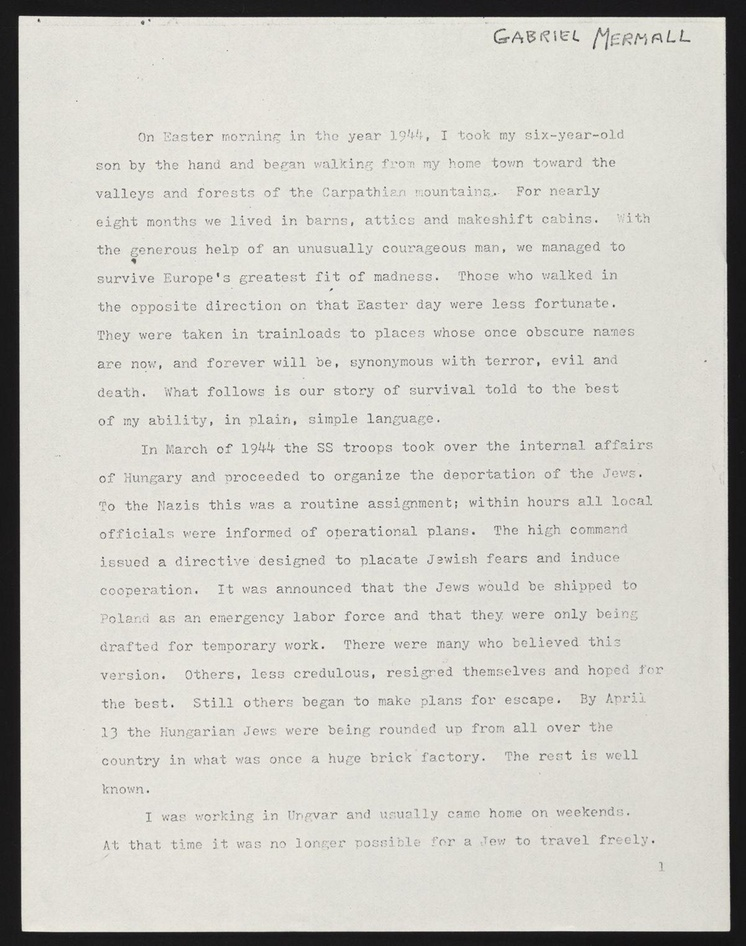
#> input picture ml/ocr_python/data/page_01.jpg, 746 x 946 px, shrunk from 1200 x 1522 before the run
$ python ocr.py
#> lines starting #> are read from the running program, lines starting #| are printed output that depends on the picture; after the words box and inside, x2 and y2 are one past the last pixel; in counts of white or black regions, pixels touching at a corner belong together
"""
Use opencv-python for OCR pre-processing.
1) Image Inversion
2) Rescaling TODO
3) Binarization
4) Noise Removal
5) Dilation and Erosion
6) Rotation/Deskewing
7) Removing Borders
8) Add Missing Borders
9) Transparency/Alpha Channel TODO

Lastly, use PyTesseract for OCR.

Video Tutorials:
- https://www.youtube.com/watch?v=ADV-AjAXHdc&list=PLGQnPU9E4ZnYhtlmx52yqItsR_V35RlCT&index=2
- https://www.youtube.com/watch?v=4uWp6dS6_G4&list=PL2VXyKi-KpYuTAZz__9KVl1jQz74bDG7i&index=5
"""
import cv2
import numpy as np
import pytesseract

image_file = "data/page_01.jpg"
img = cv2.imread(image_file)
#> img is the input picture: shape (946, 746, 3); mean B, G, R 197.6, 204, 205.2

# CV2 (opencv-python) has a nice built-in image viewer
cv2.imshow("og image", img)
cv2.waitKey(0)

#########
# 1) Image Inversion
# White -> Black
#########
img_inverted = cv2.bitwise_not(img)
cv2.imwrite("transformed/inverted_page_01.jpg", img_inverted)

#########
# 2) Rescaling TODO
#########

#########
# 3) Binarization
# Process of converting an image to black and white. This greatly reduces the noise!
# Converts beige shades to white and various gray shades to black.
#########
# First convert to grayscale.
def grayscale(image):
    return cv2.cvtColor(image, cv2.COLOR_BGR2GRAY)

img_gray = grayscale(img)
cv2.imwrite("transformed/gray_page_01.jpg", img_gray)

threshold, img_bw = cv2.threshold(img_gray, 200, 230, cv2.THRESH_BINARY)
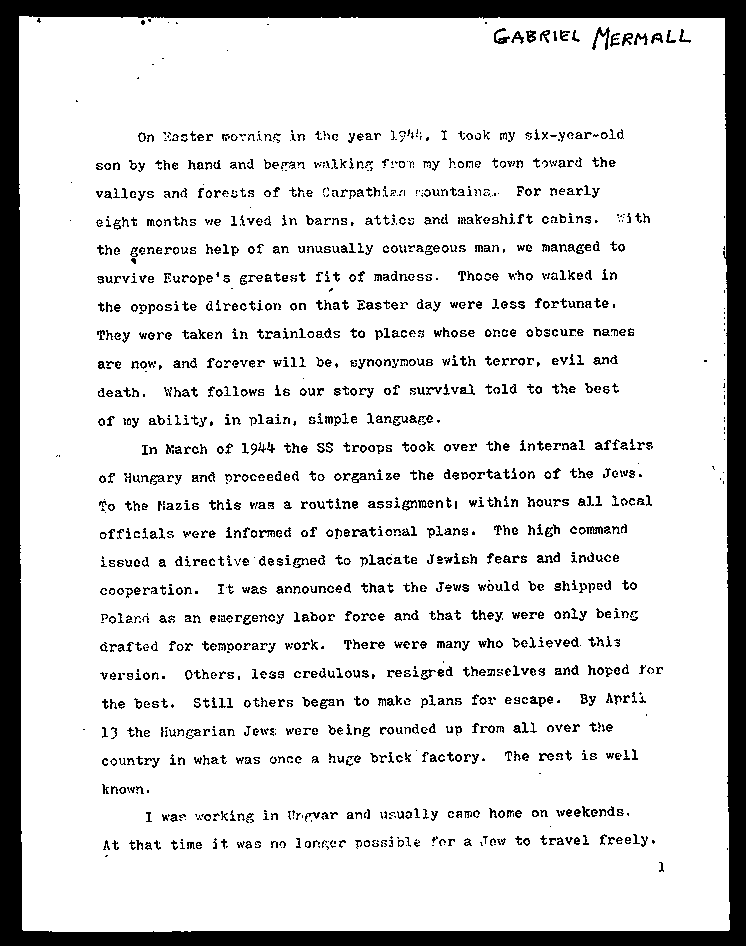
#> img_bw: shape (946, 746); values 0 (black) and 230 (white), 86% white; 1591 black regions (419 under 20 px), largest, box (x1, y1, x2, y2) and area: (0, 0, 746, 946) 60110, (592, 27, 610, 50) 141, (494, 28, 510, 44) 109
cv2.imwrite("transformed/bw_page_01.jpg", img_bw)

#########
# 4) Noise Removal
# Remove various spots that don't correspond to characters.
#########
def noise_removal(image):
    kernel = np.ones((1, 1), np.uint8)
    image = cv2.dilate(image, kernel, iterations=1)
    image = cv2.erode(image, kernel, iterations=1)
    image = cv2.morphologyEx(image, cv2.MORPH_CLOSE, kernel)
    image = cv2.medianBlur(image, 3)
    return image

img_no_noise = noise_removal(img_bw)
#> in noise_removal, `image = cv2.medianBlur(image, 3)`: image: shape (946, 746); values 0 (black) and 230 (white), 86.9% white; 1853 black regions (1087 under 20 px), largest, box (x1, y1, x2, y2) and area: (0, 0, 746, 946) 60125, (579, 526, 610, 534) 150, (592, 27, 610, 50) 142
cv2.imwrite("transformed/no_noise_page_01.jpg", img_no_noise)

#########
# 5) Dilation and Erosion
# Adjusts font sizes (make them thicker or thinner)
#########
# Dilation/Erosion are intended for inverted images (black backgrounds)
# So we invert them, then revert them
def thin_font(image):
    image = cv2.bitwise_not(image)
    kernel = np.ones((2,2), np.uint8)
    image = cv2.erode(image, kernel, iterations=1)
    image = cv2.bitwise_not(image)
    return image

img_eroded = thin_font(img_no_noise)
#> in thin_font, `image = cv2.erode(image, kernel, iterations=1)`: image: shape (946, 746); values 25 (black) and 255 (white), 10.1% white; 1871 white regions (1777 under 20 px), largest, box (x1, y1, x2, y2) and area: (0, 0, 746, 946) 58470, (495, 29, 509, 44) 66, (593, 29, 610, 49) 62
cv2.imwrite("transformed/eroded_page_01.jpg", img_eroded)


def thick_font(image):
    image = cv2.bitwise_not(image)
    kernel = np.ones((2,2), np.uint8)
    image = cv2.dilate(image, kernel, iterations=1)
    image = cv2.bitwise_not(image)
    return image

img_dilated= thin_font(img_no_noise)
cv2.imwrite("transformed/dilated_page_01.jpg", img_dilated)


#########
# 6) Rotation and Deskewing
# Note: border need to be removed first.
#########
img_rotated = cv2.imread("data/page_01_rotated.jpg")
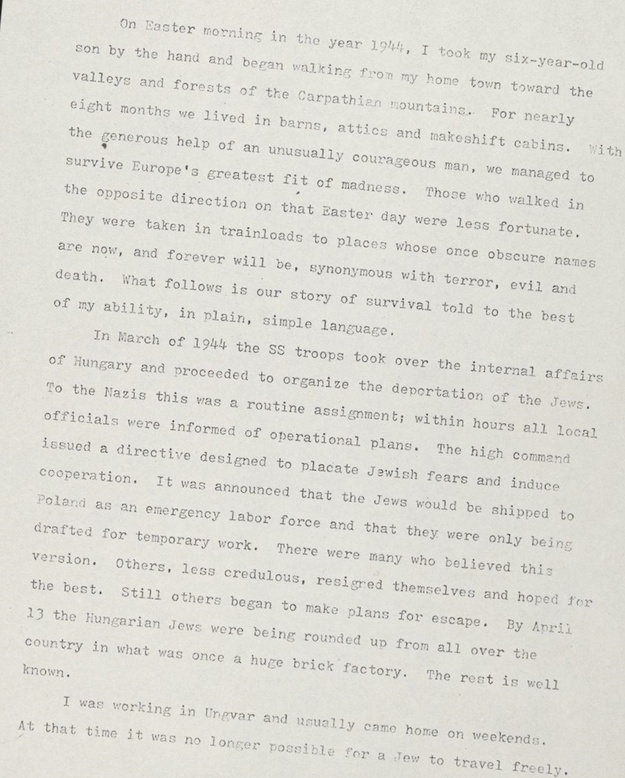
#> input picture ml/ocr_python/data/page_01_rotated.jpg, 625 x 778 px, shrunk from 1006 x 1251 before the run
#> img_rotated is the input picture: shape (778, 625, 3); mean B, G, R 212.4, 219.3, 220.6

#https://becominghuman.ai/how-to-automatically-deskew-straighten-a-text-image-using-opencv-a0c30aed83df
def getSkewAngle(cvImage) -> float:
    # Prep image, copy, convert to gray scale, blur, and threshold
    newImage = cvImage.copy()
    gray = cv2.cvtColor(newImage, cv2.COLOR_BGR2GRAY)
    blur = cv2.GaussianBlur(gray, (9, 9), 0)
    thresh = cv2.threshold(blur, 0, 255, cv2.THRESH_BINARY_INV + cv2.THRESH_OTSU)[1]

    # Apply dilate to merge text into meaningful lines/paragraphs.
    # Use larger kernel on X axis to merge characters into single line, cancelling out any spaces.
    # But use smaller kernel on Y axis to separate between different blocks of text
    kernel = cv2.getStructuringElement(cv2.MORPH_RECT, (30, 5))
    dilate = cv2.dilate(thresh, kernel, iterations=2)

    # Find all contours
    contours, hierarchy = cv2.findContours(dilate, cv2.RETR_LIST, cv2.CHAIN_APPROX_SIMPLE)
    contours = sorted(contours, key = cv2.contourArea, reverse = True)
    for c in contours:
        rect = cv2.boundingRect(c)
        x,y,w,h = rect
        cv2.rectangle(newImage,(x,y),(x+w,y+h),(0,255,0),2)

    # Find largest contour and surround in min area box
    largestContour = contours[0]
    print ("Num contours:", len(contours))
    minAreaRect = cv2.minAreaRect(largestContour)
    cv2.imwrite("transformed/boxes.jpg", newImage)
    # Determine the angle. Convert it to the value that was originally used to obtain skewed image
    angle = minAreaRect[-1]
    if angle < -45:
        angle = 90 + angle
    return -1.0 * angle

def rotateImage(cvImage, angle: float):
    """ Rotate the image around its center """
    newImage = cvImage.copy()
    (h, w) = newImage.shape[:2]
    center = (w // 2, h // 2)
    M = cv2.getRotationMatrix2D(center, angle, 1.0)
    newImage = cv2.warpAffine(newImage, M, (w, h), flags=cv2.INTER_CUBIC, borderMode=cv2.BORDER_REPLICATE)
    return newImage

def deskew(cvImage):
    angle = getSkewAngle(cvImage)
#> in getSkewAngle, `thresh = cv2.threshold(blur, 0, 255, cv2.THRESH_BINARY_INV + cv2.THRES..`:
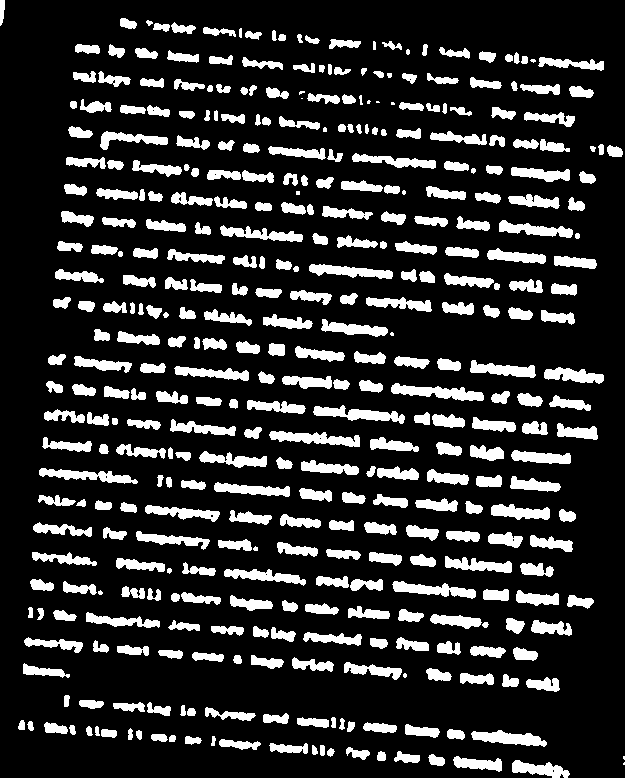
#> thresh: shape (778, 625); 17.7% white; 388 white regions (15 under 20 px), largest, box (x1, y1, x2, y2) and area: (391, 383, 484, 401) 865, (313, 405, 405, 424) 808, (269, 431, 360, 447) 803
#> in getSkewAngle, `dilate = cv2.dilate(thresh, kernel, iterations=2)`:
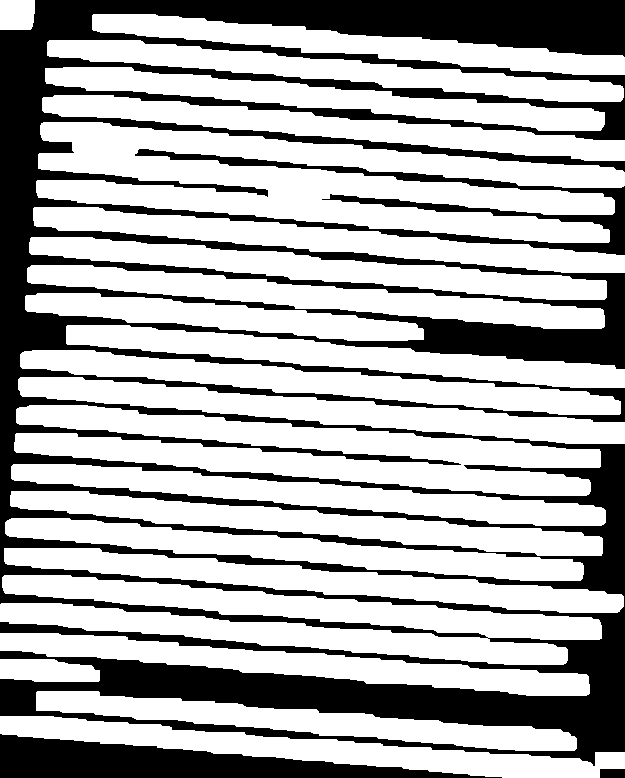
#> dilate: shape (778, 625); 66.8% white; 3 black regions
#> in getSkewAngle, `contours, hierarchy = cv2.findContours(dilate, cv2.RETR_LIST, cv2.CHAI..`: contours = 23 contours; largest, box (x1, y1, x2, y2) and area: (36, 122, 625, 243) 37616, (14, 405, 601, 496) 25440, (0, 575, 602, 665) 25145, (18, 377, 625, 444) 13385, (4, 548, 624, 613) 13322
#> the loop in getSkewAngle, `for c in contours:` made 23 passes
#> (x, y, w, h) on passes 1 to 12: (36, 122, 589, 121), (14, 405, 587, 91), (0, 575, 602, 90), (18, 377, 607, 67), (4, 548, 620, 65), (20, 350, 601, 65), (0, 716, 625, 62), (10, 491, 593, 65), (11, 464, 595, 62), (33, 207, 592, 66), (0, 633, 590, 63), (27, 265, 578, 64)
#> after the loop in getSkewAngle, `for c in contours:`:
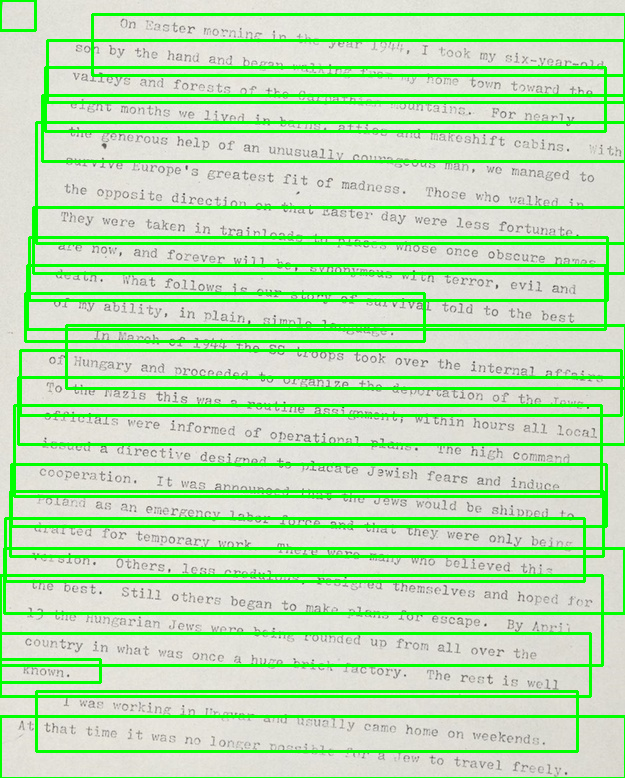
#> newImage: shape (778, 625, 3); 16.11% of pixels changed, all inside (x1, y1, x2, y2) = (0, 0, 625, 778)
#> in getSkewAngle, `largestContour = contours[0]`: largestContour = contour of 471 points, box (x1, y1, x2, y2) (36, 122, 625, 243), area 37616
#| Num contours: 23
#> in getSkewAngle, `minAreaRect = cv2.minAreaRect(largestContour)`: minAreaRect = ((329.6, 183.1), (82.65, 587), -85.02)
#> in getSkewAngle, `angle = minAreaRect[-1]`: angle = -85.02
#> in getSkewAngle, `angle = 90 + angle`: angle = 4.98
    return rotateImage(cvImage, -1.0 * angle)

img_deskewed = deskew(img_rotated)
#> in deskew, `angle = getSkewAngle(cvImage)`: angle = -4.98
#> in rotateImage, `M = cv2.getRotationMatrix2D(center, angle, 1.0)`: M = [[0.996, 0.0869, -32.61], [-0.0869, 0.996, 28.57]]
#> in rotateImage, `newImage = cv2.warpAffine(newImage, M, (w, h), flags=cv2.INTER_CUBIC, ..`:
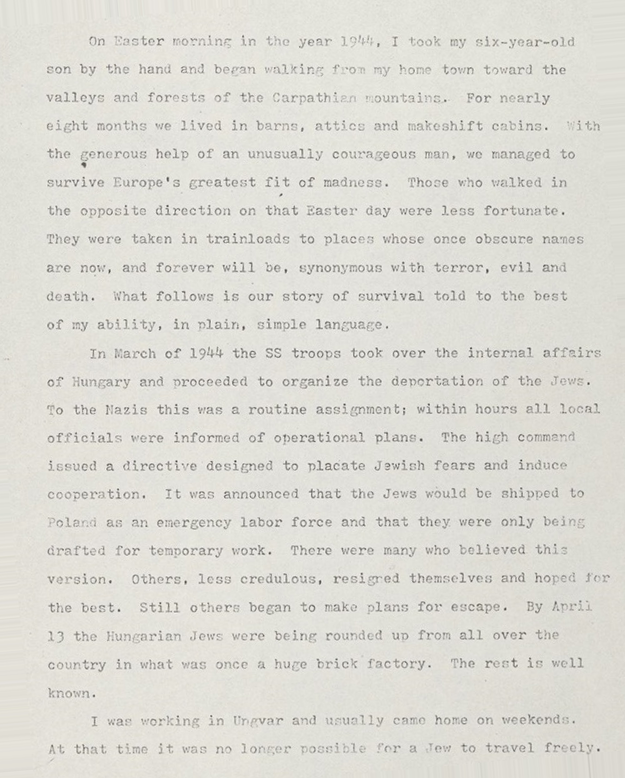
#> newImage: shape (778, 625, 3); mean B, G, R 212.5, 219.4, 220.7
cv2.imwrite("transformed/deskewed_page_01.jpg", img_deskewed)


#########
# 7) Remove Borders
#########
def remove_borders(image):
    contours, hierarchy = cv2.findContours(image, cv2.RETR_EXTERNAL, cv2.CHAIN_APPROX_SIMPLE)
    cntsSorted = sorted(contours, key=lambda x: cv2.contourArea(x))
    cnt = cntsSorted[-1]
    x, y, w, h = cv2.boundingRect(cnt)
    crop = image[y:y+h, x:x+w]
    return crop

img_no_borders = remove_borders(img_no_noise)
#> in remove_borders, `contours, hierarchy = cv2.findContours(image, cv2.RETR_EXTERNAL, cv2.C..`: contours = 1 contour; box (x1, y1, x2, y2) and area: (19, 16, 730, 932) 643972
#> in remove_borders, `cntsSorted = sorted(contours, key=lambda x: cv2.contourArea(x))`: cntsSorted has the same summary as contours
#> in remove_borders, `cnt = cntsSorted[-1]`: cnt = contour of 134 points, box (x1, y1, x2, y2) (19, 16, 730, 932), area 643972
#> in remove_borders, `x, y, w, h = cv2.boundingRect(cnt)`: x = 19; y = 16; w = 711; h = 916
#> in remove_borders, `crop = image[y:y+h, x:x+w]`: crop: shape (916, 711); values 0 (black) and 230 (white), 94.2% white; black in thin lines or dots
cv2.imwrite("transformed/no_borders_page_01.jpg", img_no_borders)


#########
# 8) Add Missing Borders
# Do this if the text is right up against the edge of the image.
# Add border of white padding.
#########
color = [255, 255, 255]  # white
top, bottom, left, right = [150]*4

img_with_border = cv2.copyMakeBorder(img_no_borders, top, bottom, left, right, cv2.BORDER_CONSTANT, value=color)
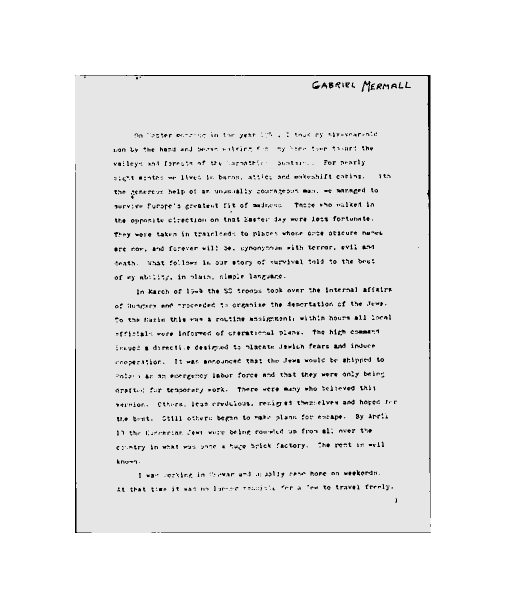
#> img_with_border: shape (1216, 1011) (shown at 1/2 size); min 0, max 255, mean 234.7
cv2.imwrite("transformed/with_border_page_01.jpg", img_with_border)


#########
# PyTesseract OCR
#########

#> (the run stopped early here; a loop or call above may not have finished)
